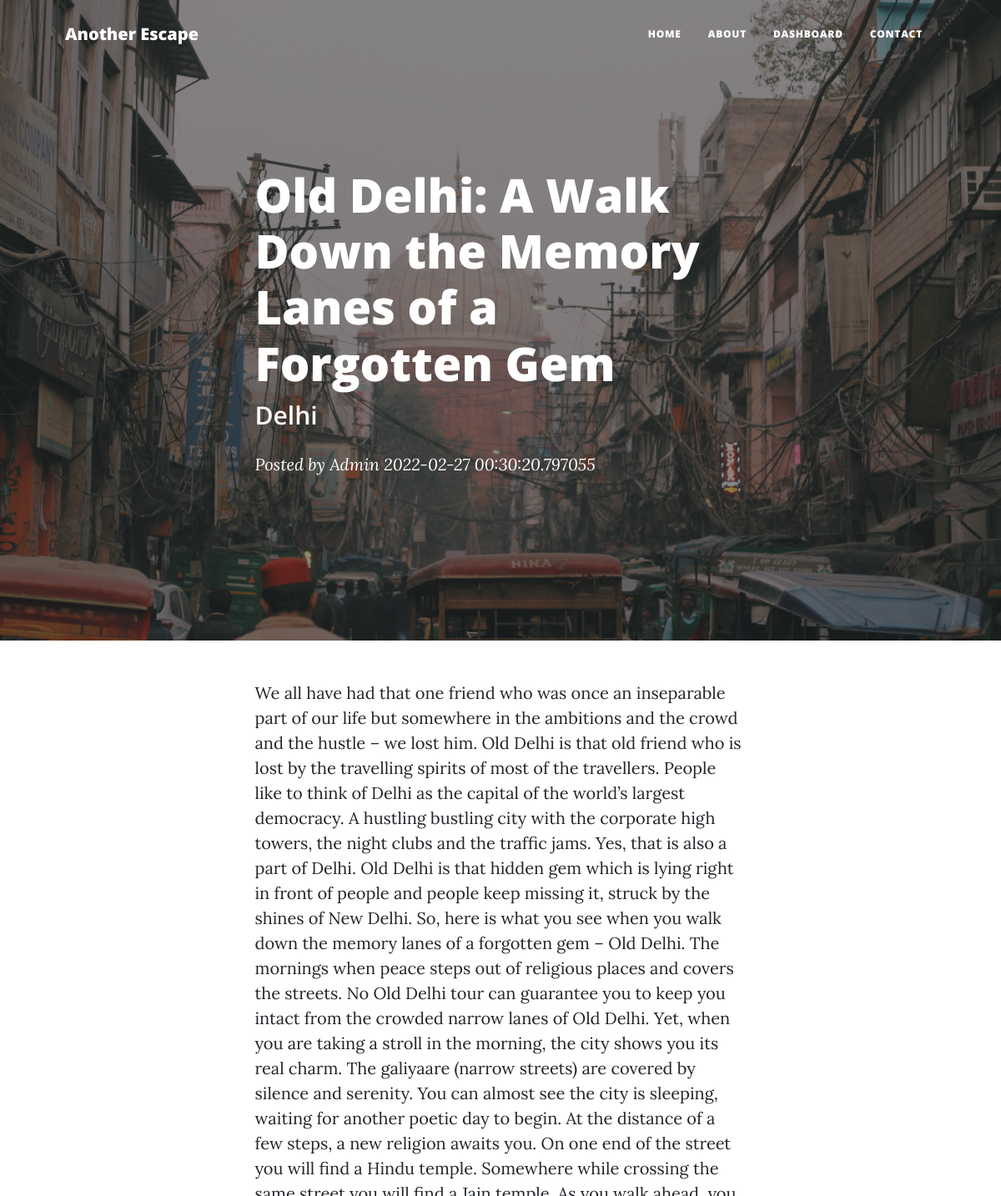
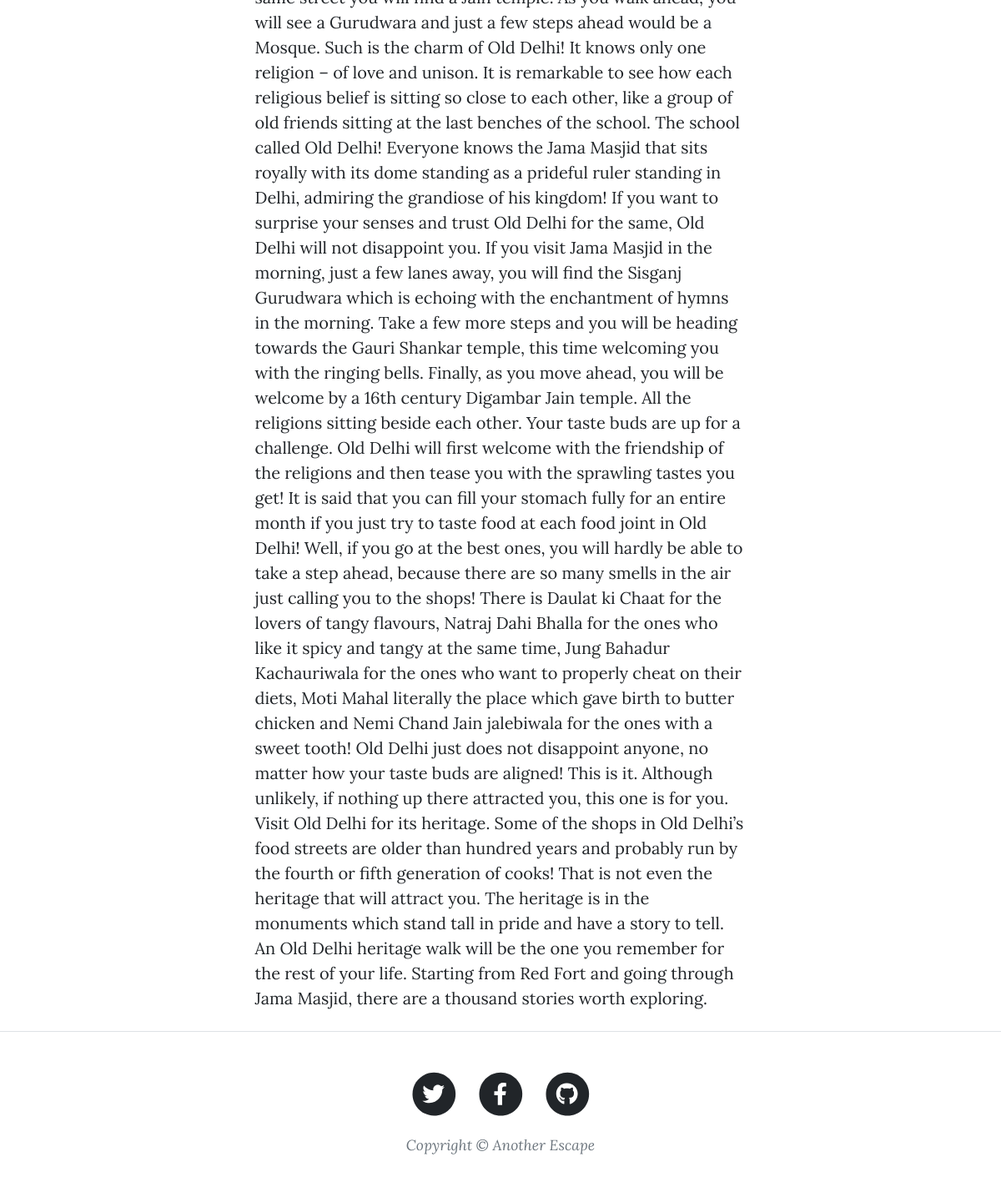
The page /post/old-delhi on the database its author committed (2 pictures, top to bottom).
### app.py (models this page shows)
class Posts(db.Model):
    sno = db.Column(db.Integer, primary_key=True)
    title = db.Column(db.String(80), nullable=False)
    slug = db.Column(db.String(24), nullable=False)
    content = db.Column(db.String(120),nullable=False)
    tagline = db.Column(db.String(120),nullable=False)
    date = db.Column(db.String(12),nullable=True)
    img_file = db.Column(db.String(12),nullable=True)

### app.py (the view)
@app.route("/post/<string:post_slug>", methods = ['GET'])
def post_route(post_slug):
    post = Posts.query.filter_by(slug=post_slug).first()
    return render_template('post.html', params=params, post=post)

### templates/post.html
{% extends "layout.html" %}
{% block body %}
        {% set fname = 'assets/img/' + post.img_file %}
        <header class="masthead" style="background-image: url('{{ url_for('static', filename=fname) }}')">
            <div class="container position-relative px-4 px-lg-5">
                <div class="row gx-4 gx-lg-5 justify-content-center">
                    <div class="col-md-10 col-lg-8 col-xl-7">
                        <div class="post-heading">
                            <h1>{{post.title}}</h1>
                            <h2 class="subheading">{{post.tagline}}</h2>
                            <span class="meta">
                                Posted by
                                <a href="#!">Admin</a>
                                {{post.date}}
                            </span>
                        </div>
                    </div>
                </div>
            </div>
        </header>
        <article class="mb-4">
            <div class="container px-4 px-lg-5">
                <div class="row gx-4 gx-lg-5 justify-content-center">
                    <div class="col-md-10 col-lg-8 col-xl-7">
                        {{post.content}}
                    </div>
                </div>
            </div>
        </article>
{% endblock %}

### templates/layout.html (shortened to what this page needs)
<!DOCTYPE html>
<html lang="en">
    <head>
        <link href="{{ url_for('static',filename = "css/styles.css") }}" rel="stylesheet" />
    </head>
    <body>
        <nav class="navbar navbar-expand-lg navbar-light" id="mainNav">
            <div class="container px-4 px-lg-5">
                <a class="navbar-brand" href="/">Another Escape</a>
                <div class="collapse navbar-collapse" id="navbarResponsive">
                    <ul class="navbar-nav ms-auto py-4 py-lg-0">
                        <li class="nav-item"><a class="nav-link px-lg-3 py-3 py-lg-4" href="/">Home</a></li>
                        <li class="nav-item"><a class="nav-link px-lg-3 py-3 py-lg-4" href="/about">About</a></li>
                        <li class="nav-item"><a class="nav-link px-lg-3 py-3 py-lg-4" href="/dashboard">Dashboard</a></li>
                        <li class="nav-item"><a class="nav-link px-lg-3 py-3 py-lg-4" href="/contact">Contact</a></li>
                    </ul>
                </div>
            </div>
        </nav>
{% block body %} {% endblock %}
<footer class="border-top">
<div class="container px-4 px-lg-5">
<div class="row gx-4 gx-lg-5 justify-content-center">
 <div class="col-md-10 col-lg-8 col-xl-7">
     <ul class="list-inline text-center">
         <li class="list-inline-item">
             <a href="{{ params['fb_url']}}" target = "_blank">
                 <span class="fa-stack fa-lg">
                     <i class="fas fa-circle fa-stack-2x"></i>
                     <i class="fab fa-twitter fa-stack-1x fa-inverse"></i>
                 </span>
             </a>
         </li>
         <li class="list-inline-item">
             <a href="{{ params['tw_url']}}" target = "_blank" >
                 <span class="fa-stack fa-lg">
                     <i class="fas fa-circle fa-stack-2x"></i>
                     <i class="fab fa-facebook-f fa-stack-1x fa-inverse"></i>
                 </span>
             </a>
         </li>
         <li class="list-inline-item">
             <a href="{{ params['git_url']}}" target = "_blank">
                 <span class="fa-stack fa-lg">
                     <i class="fas fa-circle fa-stack-2x"></i>
                     <i class="fab fa-github fa-stack-1x fa-inverse"></i>
                 </span>
             </a>
         </li>
     </ul>
     <div class="small text-center text-muted fst-italic">Copyright &copy; Another Escape</div>
 </div>
</div>
</div>
</footer>
</body>
</html>

### rows shown on the page
Posts: title "Old Delhi: A Walk Down the Memory Lanes of a Forgotten Gem", tagline "Delhi", date "2022-02-27 00:30:20.797055", content "We all have had that one friend who was once an inseparable part of our life but somewhere in the ambitions and the crowd and the hustle – we lost him. Old Delhi is that old friend who is lost by the travelling spirits of most of the travellers. People like to think of Delhi as the capital of the world’s largest democracy. A hustling bustling city with the corporate high towers, the night clubs and the traffic jams. Yes, that is also a part of Delhi. Old Delhi is that hidden gem which is lying right in front of people and people keep missing it, struck by the shines of New Delhi. So, here is what you see when you walk down the memory lanes of a forgotten gem – Old Delhi. The mornings when…"
